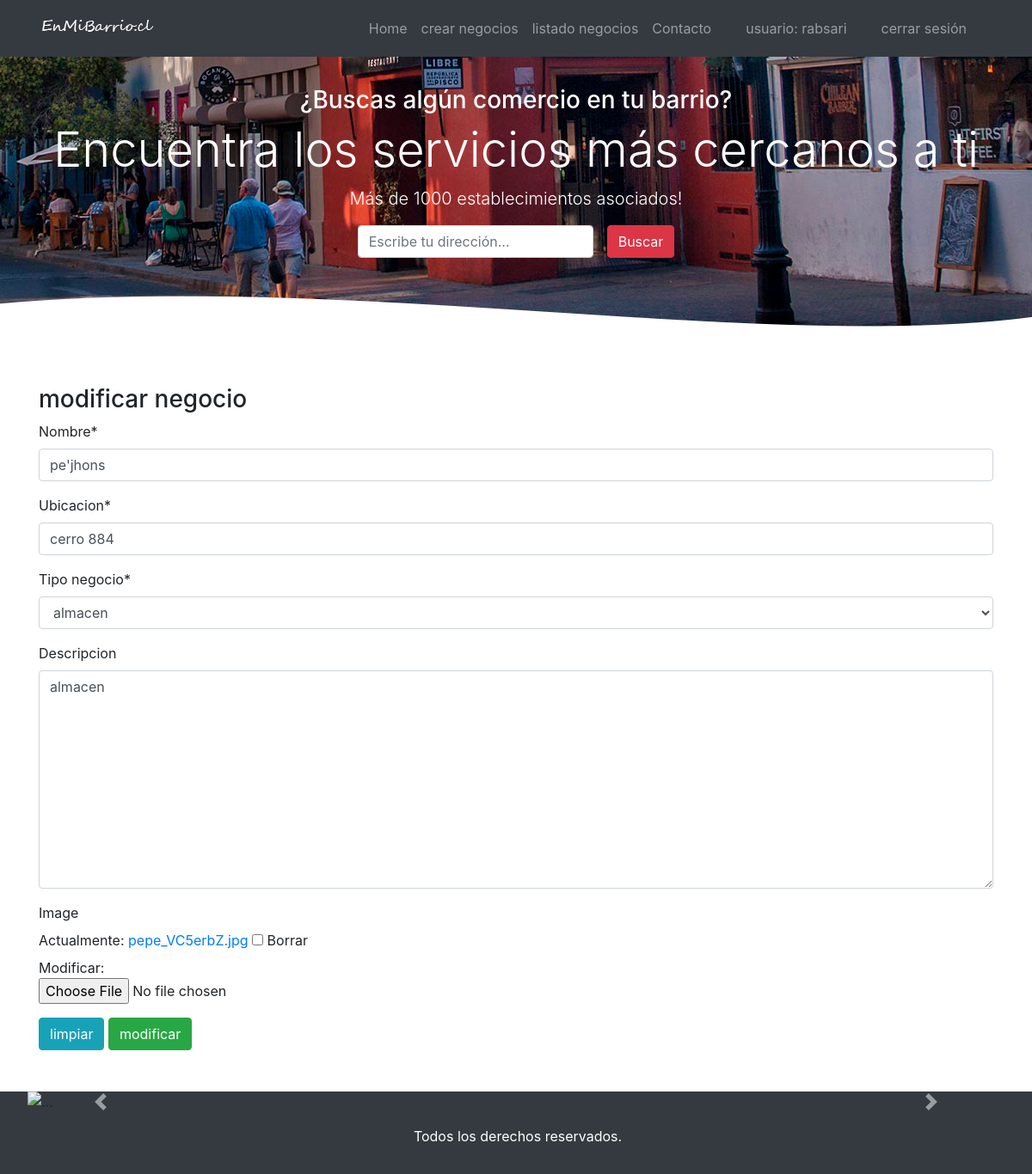
The page /modificar_negocio/6/ (signed in) on the database its author committed.
### cori/models.py (models this page shows, shortened)
class negocio(models.Model):
    nombre = models.CharField(max_length=200)
    ubicacion = models.CharField(max_length=200)
    tipo_negocio = models.ForeignKey(tipo_negocio, on_delete=models.CASCADE)
    descripcion = models.TextField(null=True, blank=True)
    image = models.ImageField(null=True, blank=True)

class tipo_negocio(models.Model):
    nombre = models.CharField(max_length=80)
    def __str__(self):
        return self.nombre

### cori/views.py (the view)
# urls.py: path('modificar_negocio/<id>/', modificar_negocio, name="modificar negocio"),
@login_required
@permission_required('cori.change_negocio')
def modificar_negocio(request, id):
    negocio1 = negocio.objects.get(id=id)
    data = {
        'form': negocioForm(instance=negocio1)
    }
    if request.method == 'POST':
        formulario = negocioForm(data=request.POST, instance=negocio1, files=request.FILES)
        if formulario.is_valid():
            formulario.save()
            data['mensaje'] = "modificado correctamente"
            data['form'] = negocioForm(instance=negocio.objects.get(id=id))
    return render(request, 'cori/modificar_negocio.html', data)

### cori/forms.py
class negocioForm(ModelForm):
    class Meta:
        model = negocio
        fields = ['nombre', 'ubicacion', 'tipo_negocio', 'descripcion', 'image']

### cori/templates/cori/modificar_negocio.html (shortened to what this page needs)
{% extends 'cori/base.html' %}
{% block contenido %}
<div class="container">
    <h3>modificar negocio</h3>
{% load crispy_forms_tags %}
<form action="" method="POST" enctype="multipart/form-data">
    {{ form | crispy }}
    <input type="reset" value="limpiar" class="btn btn-info">
    <input type="submit" value="modificar" class="btn btn-success">
</form>
</div>
{% endblock %}

### cori/templates/cori/base.html (shortened to what this page needs)
<!DOCTYPE html>
<html lang="es">
    <head>
        {% load pwa %}
        {% load static %}
        <link rel="stylesheet" href="{% static 'css/bootstrap.css' %}">
        <link rel="stylesheet" href="{% static 'css/flexboxgrid.css' %}">
        <link rel="stylesheet" href="{% static 'css/style.css' %}">
    </head>
    <body>
            <header>
                <div class="container-fluid bg-dark fixed-top">
                    <nav class="navbar navbar-expand-lg navbar-dark bg-dark container">
                        <a class="navbar-brand" href="{% url 'home' %}"><img src="{% static 'img/logo2.png' %}" alt="logo2"></a>
                        <div class="collapse navbar-collapse" id="navbarNavAltMarkup">
                            <div class="navbar-nav ml-auto">
                                <a class="nav-item nav-link" href="{% url 'home' %}">Home <span class="sr-only">(current)</span></a>
                                <a class="nav-item nav-link" href="{% url 'nuevo negocio' %}">crear negocios</a>
                                <a class="nav-item nav-link" href="{% url 'mis negocios' %}">listado negocios</a>
                                <a class="nav-item nav-link mr-4" href="{% url 'registro_usuario' %}">Contacto</a>
                                {% if user.is_authenticated %}
                                <a class="nav-item nav-link mr-4" href="#">usuario: {{ user.username }}</a>
                                <a class="nav-item nav-link mr-4" href="{% url 'logout' %}">cerrar sesión</a>
                                {% else %}
                                <a class="nav-item nav-link mr-4" href="{% url 'login' %}">iniciar sesión</a>
                                <a class="nav-item nav-link mr-4" href="{% url 'registro_usuario' %}">registrar</a>
                                {% endif %}
                            </div>
                        </div>
                    </nav>
                </div>
            </header>
            <div class="container-fluid  slider text-white d-flex flex-column justify-content-center align-items-center">
                <div class="text-center">
                    <h3 class="hidden-xs-down">¿Buscas algún comercio en tu barrio?</h3>
                    <h1 class="display-4">Encuentra los servicios más cercanos a ti</h1>
                    <p class="lead hidden-xs-down">Más de 1000 establecimientos asociados!</p>
                </div>
                <form action="" class="form-inline flex-column flex-sm-row">
                    <div class="form-group mr-3">
                        <input type="text" placeholder="Escribe tu dirección..." class="form-control">
                    </div>
                    <div class="form-group">
                        <input type="submit" class="btn btn-danger" value="Buscar">
                    </div>
                </form>
            </div>
            <br>
            <br>
           {% block contenido %}
           {% endblock%}
            <br>
            <br>
            <div class="container-fluid d-flex flex-column justify-content-center bg-dark ">
                <div id="carouselExampleFade" class="carousel slide carousel-fade" data-ride="carousel">
                    <div class="carousel-inner">
                        <div class="carousel-item active">
                            <img src="{% static 'img/bg/bckg1.png' %}" class="d-block w-100" alt="...">
                        </div>
                    </div>
                    <a class="carousel-control-prev" href="#carouselExampleFade" role="button" data-slide="prev">
                        <span class="carousel-control-prev-icon" aria-hidden="true"></span>
                    </a>
                    <a class="carousel-control-next" href="#carouselExampleFade" role="button" data-slide="next">
                        <span class="carousel-control-next-icon" aria-hidden="true"></span>
                    </a>
                </div>
            </div>
            <div class="container-fluid bg-dark py-3">
                <div class="container text-center text-white">
                    <p>Todos los derechos reservados.</p>
                </div>
            </div>
    </body>
</html>

### cori/static/css/flexboxgrid.css (style rules this page uses)
.container-fluid, .container { margin-right: auto; margin-left: auto; }
.container-fluid { padding-right: 2rem; padding-left: 2rem; }
@media only screen and (min-width: 48em) { .container { width: 49rem; } }
@media only screen and (min-width: 64em) { .container { width: 65rem; } }
@media only screen and (min-width: 75em) { .container { width: 76rem; } }

### cori/static/css/style.css (style rules this page uses)
.slider { background: url("img/banner2.png"); background-size: cover; background-position: center; height: 400px; object-fit: cover; }
body { margin: 0; }

### rows shown on the page
negocio: nombre "pe'jhons", ubicacion "cerro 884", tipo_negocio "almacen", descripcion "almacen"

### other values the page prints
{{ user.username }} "rabsari"
